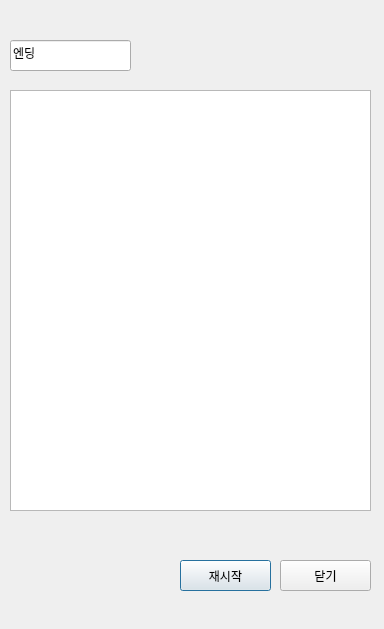
<?xml version="1.0" encoding="UTF-8"?>
<ui version="4.0">
 <class>Dialog</class>
 <widget class="QDialog" name="Dialog">
  <property name="geometry">
   <rect>
    <x>0</x>
    <y>0</y>
    <width>384</width>
    <height>629</height>
   </rect>
  </property>
  <property name="windowTitle">
   <string>Dialog</string>
  </property>
  <widget class="QLineEdit" name="lineEdit_15">
   <property name="geometry">
    <rect>
     <x>10</x>
     <y>40</y>
     <width>121</width>
     <height>31</height>
    </rect>
   </property>
   <property name="text">
    <string>엔딩</string>
   </property>
  </widget>
  <widget class="QPlainTextEdit" name="ending_message">
   <property name="geometry">
    <rect>
     <x>10</x>
     <y>90</y>
     <width>361</width>
     <height>421</height>
    </rect>
   </property>
   <property name="plainText">
    <string/>
   </property>
  </widget>
  <widget class="QPushButton" name="restart_button">
   <property name="geometry">
    <rect>
     <x>180</x>
     <y>560</y>
     <width>91</width>
     <height>31</height>
    </rect>
   </property>
   <property name="text">
    <string>재시작</string>
   </property>
  </widget>
  <widget class="QPushButton" name="close_button">
   <property name="geometry">
    <rect>
     <x>280</x>
     <y>560</y>
     <width>91</width>
     <height>31</height>
    </rect>
   </property>
   <property name="text">
    <string>닫기</string>
   </property>
  </widget>
 </widget>
 <resources/>
 <connections/>
</ui>
